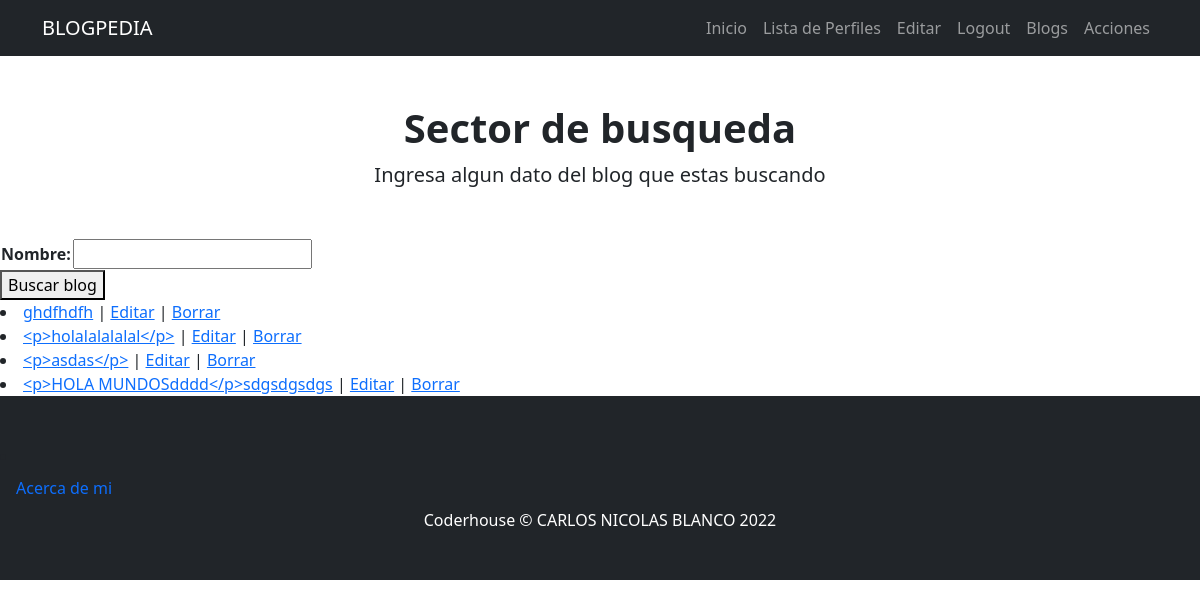
/usuarios/blogs (signed in), run on the app's committed database.
### usuarios/models.py (models this page shows)
class blog(models.Model):
    titulo = models.CharField(max_length=30,blank= True, null=True)
    subtitulo = models.CharField(max_length=30,blank= True, null=True)
    imagen_blog= models.ImageField(upload_to='imagen_blog',blank=True, null=True)
    blog = RichTextField(blank= True, null=True)
    fecha_creacion_blog = models.DateTimeField(default=timezone.now)
    def __str__(self):
        return f'{self.blog}'

### usuarios/views.py (the view)
# urls.py: path('blogs',views.lista_blogs,name='blogs'),
def lista_blogs(request):
    blog_a_buscar = request.GET.get('blog', None)
    if blog_a_buscar is not None:
        blogs = blog.objects.filter(blog__icontains= blog_a_buscar)
    else:
        blogs = blog.objects.all()
    form = BlogBusqueda()
    return render(request,'usuarios/lista_blog.html',{'form': form, 'blogs' : blogs})

### usuarios/forms.py
class BlogBusqueda(forms.Form):
    nombre= forms.CharField(max_length=30)

### usuarios/templates/usuarios/lista_blog.html (shortened to what this page needs)
{% extends 'index/index.html' %}
{% block header_block %}
     <h1 class="fw-bolder">Sector de busqueda</h1>
     <p class="lead mb-0">Ingresa algun dato del blog que estas buscando</p>
{% endblock header_block %}
{% block body_block %}
    <form action="" method="get">
        <table>
            {{form.as_table}}
        </table>
        <button>Buscar blog</button>
    </form>
    {% for blog in blogs  %}
        <li>
            <a href= {% url 'detalle_blog' blog.id %}>{{blog}}</a> |
            <a href= {% url 'editar_blog' blog.id %}>Editar</a> |
            <a href= {% url 'borrar_blog' blog.id %}>Borrar</a>
        </li>
    {% endfor %}
{% endblock body_block %}

### data on the page
blog: blog "ghdfhdfh"
blog: blog "<p>holalalalalal</p>"
blog: blog "<p>asdas</p>"
blog: blog "<p>HOLA MUNDOSdddd</p>sdgsdgsdgs"
